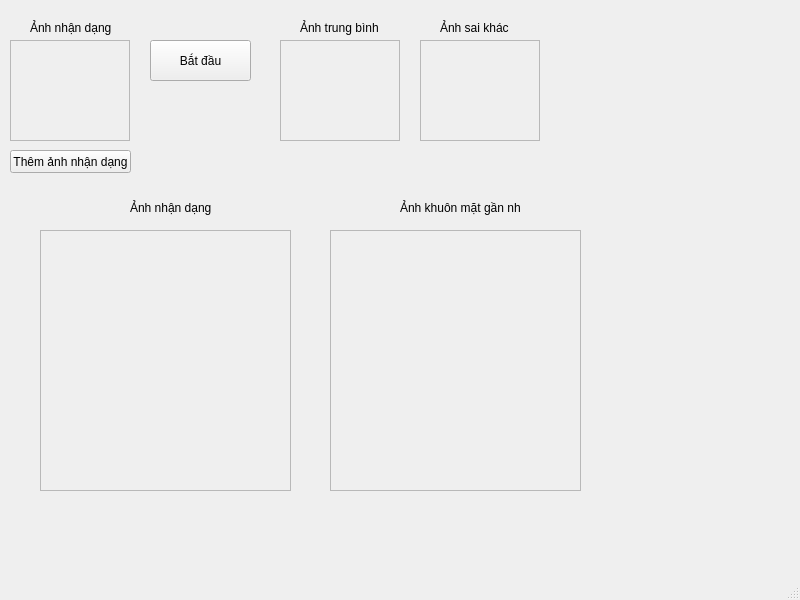
<?xml version="1.0" encoding="UTF-8"?>
<ui version="4.0">
 <class>MainWindow</class>
 <widget class="QMainWindow" name="MainWindow">
  <property name="geometry">
   <rect>
    <x>0</x>
    <y>0</y>
    <width>800</width>
    <height>600</height>
   </rect>
  </property>
  <property name="windowTitle">
   <string>MainWindow</string>
  </property>
  <widget class="QWidget" name="centralwidget">
   <widget class="QPushButton" name="pushButton">
    <property name="geometry">
     <rect>
      <x>150</x>
      <y>40</y>
      <width>101</width>
      <height>41</height>
     </rect>
    </property>
    <property name="text">
     <string>Bắt đầu</string>
    </property>
   </widget>
   <widget class="QLabel" name="label">
    <property name="geometry">
     <rect>
      <x>300</x>
      <y>20</y>
      <width>81</width>
      <height>16</height>
     </rect>
    </property>
    <property name="text">
     <string>Ảnh trung bình</string>
    </property>
   </widget>
   <widget class="QLabel" name="label_2">
    <property name="geometry">
     <rect>
      <x>30</x>
      <y>20</y>
      <width>81</width>
      <height>16</height>
     </rect>
    </property>
    <property name="text">
     <string>Ảnh nhận dạng</string>
    </property>
   </widget>
   <widget class="QPushButton" name="pushButton_2">
    <property name="geometry">
     <rect>
      <x>10</x>
      <y>150</y>
      <width>121</width>
      <height>23</height>
     </rect>
    </property>
    <property name="text">
     <string>Thêm ảnh nhận dạng</string>
    </property>
   </widget>
   <widget class="QFrame" name="frame">
    <property name="geometry">
     <rect>
      <x>10</x>
      <y>40</y>
      <width>120</width>
      <height>101</height>
     </rect>
    </property>
    <property name="frameShape">
     <enum>QFrame::StyledPanel</enum>
    </property>
    <property name="frameShadow">
     <enum>QFrame::Raised</enum>
    </property>
   </widget>
   <widget class="QFrame" name="frame_2">
    <property name="geometry">
     <rect>
      <x>280</x>
      <y>40</y>
      <width>120</width>
      <height>101</height>
     </rect>
    </property>
    <property name="frameShape">
     <enum>QFrame::StyledPanel</enum>
    </property>
    <property name="frameShadow">
     <enum>QFrame::Raised</enum>
    </property>
   </widget>
   <widget class="QLabel" name="label_3">
    <property name="geometry">
     <rect>
      <x>440</x>
      <y>20</y>
      <width>81</width>
      <height>16</height>
     </rect>
    </property>
    <property name="text">
     <string>Ảnh sai khác</string>
    </property>
   </widget>
   <widget class="QFrame" name="frame_3">
    <property name="geometry">
     <rect>
      <x>420</x>
      <y>40</y>
      <width>120</width>
      <height>101</height>
     </rect>
    </property>
    <property name="frameShape">
     <enum>QFrame::StyledPanel</enum>
    </property>
    <property name="frameShadow">
     <enum>QFrame::Raised</enum>
    </property>
   </widget>
   <widget class="QFrame" name="frame_4">
    <property name="geometry">
     <rect>
      <x>40</x>
      <y>230</y>
      <width>251</width>
      <height>261</height>
     </rect>
    </property>
    <property name="frameShape">
     <enum>QFrame::StyledPanel</enum>
    </property>
    <property name="frameShadow">
     <enum>QFrame::Raised</enum>
    </property>
   </widget>
   <widget class="QFrame" name="frame_5">
    <property name="geometry">
     <rect>
      <x>330</x>
      <y>230</y>
      <width>251</width>
      <height>261</height>
     </rect>
    </property>
    <property name="frameShape">
     <enum>QFrame::StyledPanel</enum>
    </property>
    <property name="frameShadow">
     <enum>QFrame::Raised</enum>
    </property>
   </widget>
   <widget class="QLabel" name="label_4">
    <property name="geometry">
     <rect>
      <x>130</x>
      <y>200</y>
      <width>81</width>
      <height>16</height>
     </rect>
    </property>
    <property name="text">
     <string>Ảnh nhận dạng</string>
    </property>
   </widget>
   <widget class="QLabel" name="label_5">
    <property name="geometry">
     <rect>
      <x>400</x>
      <y>200</y>
      <width>121</width>
      <height>16</height>
     </rect>
    </property>
    <property name="text">
     <string>Ảnh khuôn mặt gần nhất</string>
    </property>
   </widget>
  </widget>
  <widget class="QMenuBar" name="menubar">
   <property name="geometry">
    <rect>
     <x>0</x>
     <y>0</y>
     <width>800</width>
     <height>21</height>
    </rect>
   </property>
  </widget>
  <widget class="QStatusBar" name="statusbar"/>
 </widget>
 <resources/>
 <connections/>
</ui>
